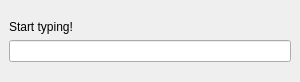
<?xml version="1.0" encoding="UTF-8"?>
<ui version="4.0">
 <class>MainWindow</class>
 <widget class="QMainWindow" name="MainWindow">
  <property name="geometry">
   <rect>
    <x>0</x>
    <y>0</y>
    <width>300</width>
    <height>82</height>
   </rect>
  </property>
  <property name="sizePolicy">
   <sizepolicy hsizetype="Preferred" vsizetype="Preferred">
    <horstretch>0</horstretch>
    <verstretch>0</verstretch>
   </sizepolicy>
  </property>
  <property name="windowTitle">
   <string>π</string>
  </property>
  <widget class="QWidget" name="centralwidget">
   <layout class="QVBoxLayout" name="verticalLayout">
    <item>
     <spacer name="verticalSpacer">
      <property name="orientation">
       <enum>Qt::Vertical</enum>
      </property>
      <property name="sizeHint" stdset="0">
       <size>
        <width>20</width>
        <height>40</height>
       </size>
      </property>
     </spacer>
    </item>
    <item>
     <widget class="QLabel" name="label">
      <property name="text">
       <string>Start typing!</string>
      </property>
     </widget>
    </item>
    <item>
     <widget class="QLineEdit" name="lineEdit"/>
    </item>
    <item>
     <spacer name="verticalSpacer_2">
      <property name="orientation">
       <enum>Qt::Vertical</enum>
      </property>
      <property name="sizeHint" stdset="0">
       <size>
        <width>20</width>
        <height>40</height>
       </size>
      </property>
     </spacer>
    </item>
   </layout>
  </widget>
 </widget>
 <resources/>
 <connections/>
</ui>
